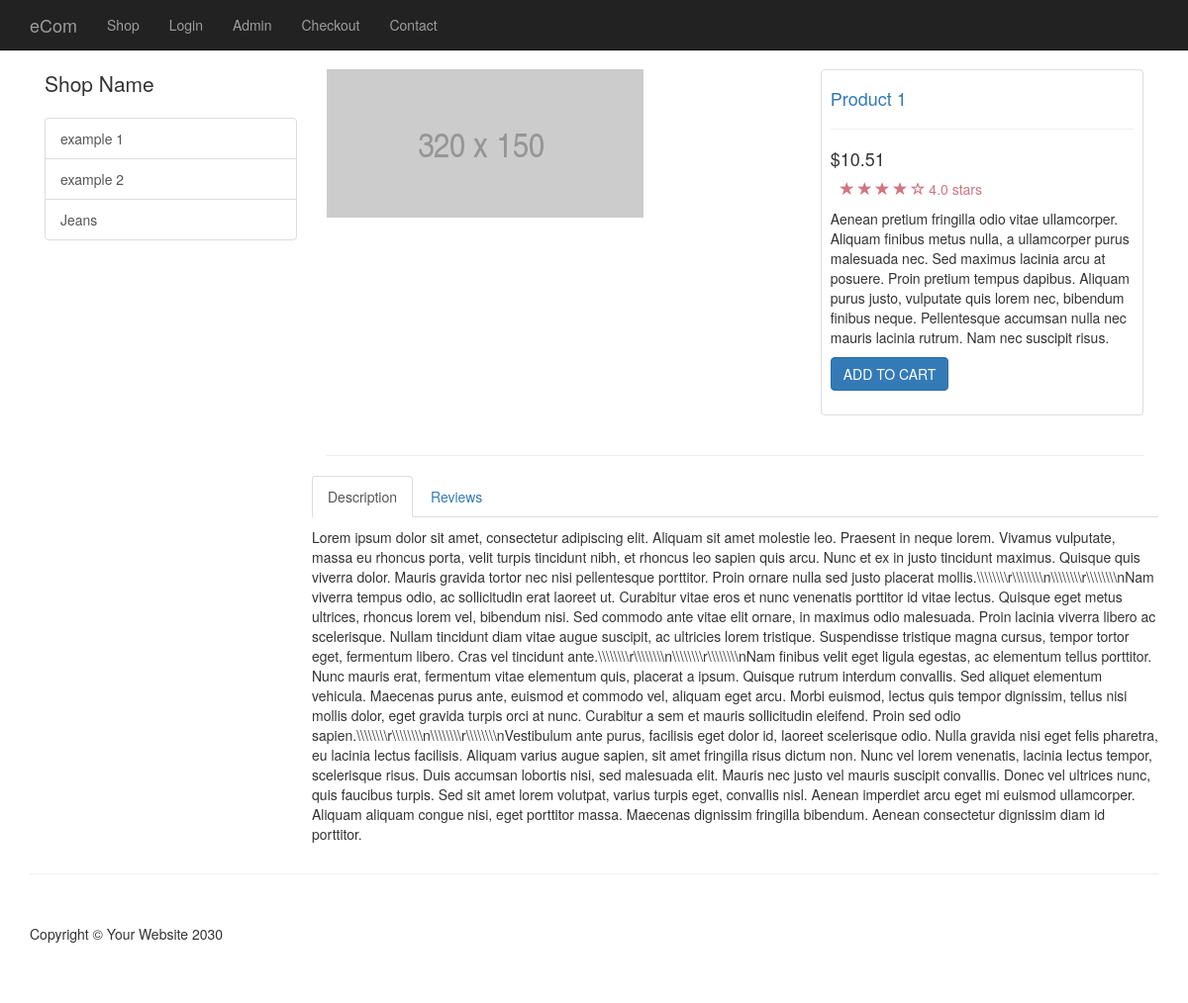
Page /item.php?id=1 on the earlier database version.
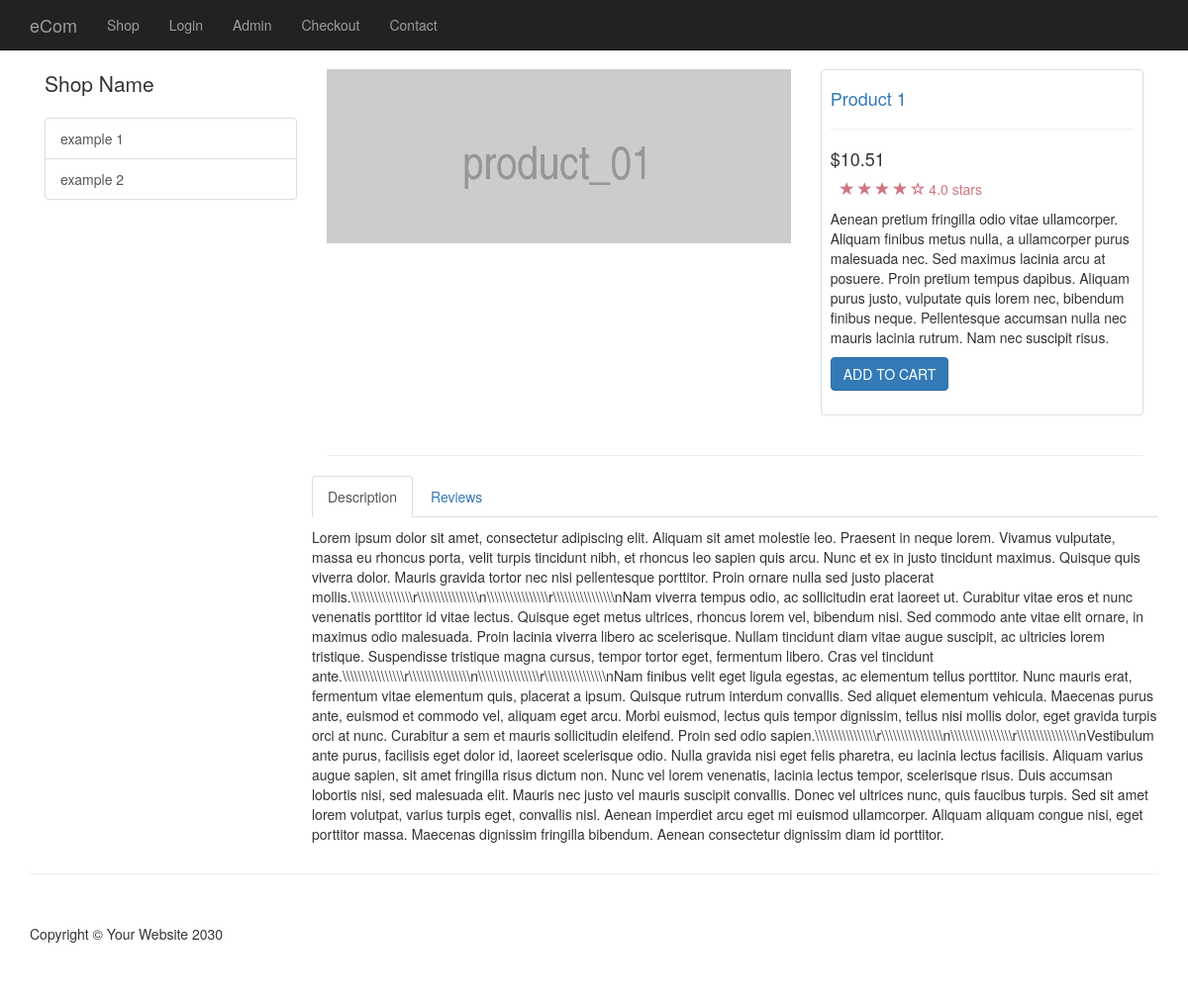
Same page on the later database version.
### tables this page shows
CREATE TABLE `categories` (
  `cat_id` int(9) NOT NULL AUTO_INCREMENT,
  `cat_title` varchar(255) DEFAULT NULL,
  PRIMARY KEY (`cat_id`)
);

CREATE TABLE `products` (
  `product_id` int(11) NOT NULL AUTO_INCREMENT,
  `product_title` varchar(255) DEFAULT NULL,
  `product_category_id` int(11) DEFAULT NULL,
  `product_price` float DEFAULT NULL,
  `product_qty` int(11) NOT NULL DEFAULT '0',
  `product_description` text,
  `product_short_desc` text NOT NULL,
  `product_image` varchar(255) DEFAULT NULL,
  PRIMARY KEY (`product_id`)
);

### public/item.php (the view, shortened to what this page needs)
<!DOCTYPE html>
<?php include(TEMPLATE_FRONT . DS . "header.php"); ?>
<div class="container">
<?php include(TEMPLATE_FRONT . DS . "side_nav.php"); ?>
<?php
	$query = query("SELECT * FROM products WHERE product_id = " . escapeString($_GET['id']));
	while($row = fetchArray($query)) :
?>
<div class="col-md-9">
<div class="row">
    <div class="col-md-7">
       <img class="img-responsive" src=<?php echo $row['product_image'] ?> alt="">
    </div>
    <div class="col-md-5">
        <div class="thumbnail">
    <div class="caption-full">
        <h4><a href="#"><?php echo $row['product_title'] ?></a> </h4>
        <hr>
        <h4 class="">&#36;<?php echo $row['product_price'] ?></h4>
    <div class="ratings">
        <p>
            <span class="glyphicon glyphicon-star"></span>
            <span class="glyphicon glyphicon-star"></span>
            <span class="glyphicon glyphicon-star"></span>
            <span class="glyphicon glyphicon-star"></span>
            <span class="glyphicon glyphicon-star-empty"></span>
            4.0 stars
        </p>
    </div>
        <p><?php echo $row['product_short_desc']?></p>
    <form action="">
        <div class="form-group">
	    <a href="cart.php?add=<?php echo $row['product_id']?>" class="btn btn-primary">ADD TO CART</a>
        </div>
    </form>
    </div>
</div>
</div>
</div>
        <hr>
<div class="row">
<div role="tabpanel">
  <ul class="nav nav-tabs" role="tablist">
    <li role="presentation" class="active"><a href="#home" aria-controls="home" role="tab" data-toggle="tab">Description</a></li>
    <li role="presentation"><a href="#profile" aria-controls="profile" role="tab" data-toggle="tab">Reviews</a></li>
  </ul>
  <div class="tab-content">
    <div role="tabpanel" class="tab-pane active" id="home">
    <p><?php echo $row['product_description']?></p>
    </div>
 </div>
</div>
<?php endwhile; ?>
</div>
</div>
</div>
    <?php include(TEMPLATE_FRONT . DS . "footer.php"); ?>

### resources/functions.php (shortened to what this page needs)
<?php
function query($sql) {
	global $connection;
	return mysqli_query($connection, $sql);
}
function escapeString($string) {
	global $connection;
	return mysqli_real_escape_string($connection, $string);
}
function fetchArray($result) {
	return mysqli_fetch_array($result);
}
function getCategories() {
	global $connection;
	$query = "SELECT * FROM categories";
	$send_query = mysqli_query($connection, $query);
	while ($row = mysqli_fetch_array($send_query)) {
		$category_links = <<<DELIMITER
		<a href="category.php?id={$row['cat_id']}" class="list-group-item">{$row['cat_title']}</a>
DELIMITER;
		echo $category_links;
	}
}
?>

Differences in the rows shown:
removed categories: cat_title "Jeans"
changed products "Product 1": product_image: a different picture; product_description "…nulla sed justo placerat mollis.\\\\\\\\\\\\\\\\r\\\\\\\\\\\\\\\\n\\\\\\\\\\\\\\\\r\\\\\\\\\\\\\\\\nNam viverra tempus odio, ac sollicitudin erat laoreet ut. Curabitur vitae eros et nunc venenatis porttitor id vitae lectus. Quisque eget metus ultrices, rhoncus lorem vel, bibendum nisi. Sed commodo ante vitae elit ornare, in maximus odio malesuada. Proin lacinia viverra libero ac scelerisque. Nullam tincidunt diam vitae augue suscipit, ac ultricies lorem tristique. Suspendisse tristique magna cursus, tempor tortor eget, fermentum libero. Cras vel tincidunt ante.\\\\\\\\\\\\\\\\r\\\\\\\\\\\\\\\\n\\\\\\\\\\\\\\\\r\\\\\\\\\\\\\\\\nNam finibus velit eget ligula egestas, ac elementum tellus porttitor. Nunc mauris erat, fermentum vitae elementum quis,…" → "…nulla sed justo placerat mollis.\\\\\\\\\\\\\\\\\\\\\\\\\\\\\\\\r\\\\\\\\\\\\\\\\\\\\\\\\\\\\\\\\n\\\\\\\\\\\\\\\\\\\\\\\\\\\\\\\\r\\\\\\\\\\\\\\\\\\\\\\\\\\\\\\\\nNam viverra tempus odio, ac sollicitudin erat laoreet ut. Curabitur vitae eros et nunc venenatis porttitor id vitae lectus. Quisque eget metus ultrices, rhoncus lorem vel, bibendum nisi. Sed commodo ante vitae elit ornare, in maximus odio malesuada. Proin lacinia viverra libero ac scelerisque. Nullam tincidunt diam vitae augue suscipit, ac ultricies lorem tristique. Suspendisse tristique magna cursus, tempor tortor eget, fermentum libero. Cras vel tincidunt ante.\\\\\\\\\\\\\\\\\\\\\\\\\\\\\\\\r\\\\\\\\\\\\\\\\\\\\\\\\\\\\\\\\n\\\\\\\\\\\\\\\\\\\\\\\\\\\\\\\\r\\\\\\\\\\\\\\\\\\\\\\\\\\\\\\\\nNam finibus velit eget ligula egestas, ac elementum tellus…"
